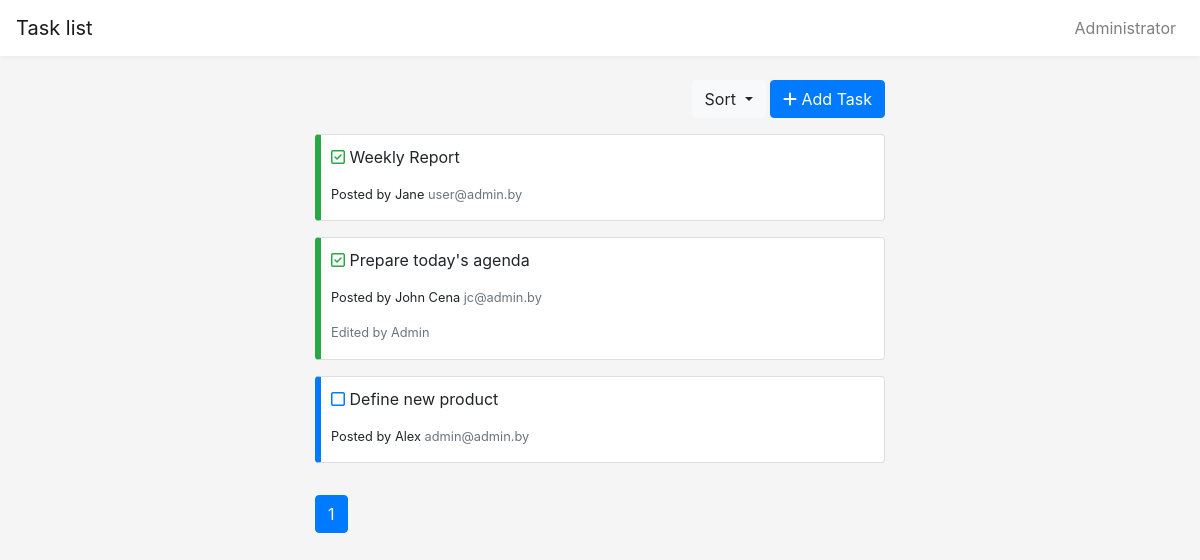
The app's page /?order_by=email_desc with its own data.
### tables this page shows
CREATE TABLE `task` (
  `id` int(11) NOT NULL,
  `content` text NOT NULL,
  `author_name` varchar(128) NOT NULL,
  `author_email` varchar(128) NOT NULL,
  `status` enum('created','completed') NOT NULL DEFAULT 'created',
  `edited` tinyint(1) NOT NULL DEFAULT '0'
);

### app/controllers/TaskController.php (called while the page is built, shortened)
<?php
final class TaskController extends Controller
{
    public function indexAction()
    {
        $pagination = new Paginator($this->route, $this->model->countAll());
        $this->view->render('Task list', [
            'pagination' => $pagination->get(),
            'tasks' => $this->model->findAll($this->route, ($this->route['get']['order_by'] ?? '')),
        ]);
    }
}

### index.php (called while the page is built, shortened)
<?php
spl_autoload_register(function ($class) {
    $path = str_replace('\\', '/', $class.'.php');
});
$router = new Router();
$router->run();

### app/lib/Db.php (called while the page is built, shortened)
<?php
final class Db
{
    private $db;
    public function __construct()
    {
        $config = require 'config/db.php';
        $this->db = new PDO('mysql:host='.$config['host'].';dbname='.$config['dbname'].';port='.$config['port'].';charset='.$config['charset'], $config['user'], $config['password']);
        $this->db->setAttribute(PDO::ATTR_EMULATE_PREPARES, false);
        $this->db->setAttribute(PDO::ATTR_STRINGIFY_FETCHES, false);
    }
    public function query($sql, $params = [])
    {
        $stmt = $this->db->prepare($sql);
        if (!empty($params)) {
            foreach ($params as $key => $val) {
                if (\is_int($val)) {
                    $type = PDO::PARAM_INT;
                } elseif (\is_bool($val)) {
                    $type = PDO::PARAM_BOOL;
                } else {
                    $type = PDO::PARAM_STR;
                }
                $stmt->bindValue(':'.$key, $val, $type);
            }
        }
        $stmt->execute();
        return $stmt;
    }
    public function row($sql, $params = [])
    {
        $result = $this->query($sql, $params);
        return $result->fetchAll(PDO::FETCH_ASSOC);
    }
    public function column($sql, $params = [])
    {
        $result = $this->query($sql, $params);
        return $result->fetchColumn();
    }
}

### config/db.php (called while the page is built)
<?php
return [
    'host' => 'localhost',
    'dbname' => 'taskbook',
    'user' => 'root',
    'password' => '',
    'port' => '3306',
    'charset' => 'utf8mb4',
];

### app/models/Task.php (called while the page is built, shortened)
<?php
final class Task extends Model
{
    public function countAll(): int
    {
        return $this->db->column('SELECT COUNT(id) FROM task');
    }
    public function findAll(array $route, string $order = 'id DESC')
    {
        if ($order === 'name') {
            $order = 'author_name';
        } elseif ($order === 'name_desc') {
            $order = 'author_name DESC';
        } elseif ($order === 'email') {
            $order = 'author_email';
        } elseif ($order === 'email_desc') {
            $order = 'author_email DESC';
        } elseif ($order === 'status') {
            $order = 'status';
        } else {
            $order = 'id DESC';
        }
        $max = 3;
        $params = [
            'max' => $max,
            'start' => ((($route['page'] ?? 1) - 1) * $max),
        ];
        return $this->db->row('SELECT * FROM task ORDER by '.$order.' LIMIT :start, :max', $params);
    }
}

### app/core/Controller.php (called while the page is built, shortened)
<?php
abstract class Controller
{
    public function __construct($route)
    {
        $this->route = $route;
        $this->model = $this->loadModel($route['controller']);
    }
    public function loadModel(string $name)
    {
        $path = 'app\models\\'.ucfirst($name);
        if (class_exists($path)) {
            return new $path();
        }
    }
}

### app/core/Model.php (called while the page is built, shortened)
<?php
abstract class Model
{
    public function __construct()
    {
        $this->db = new Db();
    }
}

### resources/views/task/index.php (the view, shortened to what this page needs)
<?php require __DIR__.'/../layouts/partials/_filter.php'; ?>
<ul class="todo-list mb-3">
    <?php foreach ($tasks as $task): ?>
        <li class="card <?= ($task['status'] === 'completed') ? 'completed' : ''; ?>">
            <p>
                <?php if ($task['status'] === 'completed'): ?>
                    <i class="far fa-check-square text-success" title="Completed"></i>
                <?php else: ?>
                    <i class="far fa-square text-primary" title="New"></i>
                <?php endif; ?>
                <?php echo htmlspecialchars($task['content']); ?>
            </p>
            <p class="small">
                Posted by <?php echo htmlspecialchars($task['author_name']); ?>
                <span class="text-muted">
                        <?php echo htmlspecialchars($task['author_email']); ?>
                    </span>
            </p>
            <?php if ((int) $task['edited'] === 1): ?>
                <p class="small text-muted">Edited by Admin</p>
            <?php endif; ?>
        </li>
    <?php endforeach; ?>
</ul>
<?php echo $pagination; ?>

### public/css/app.css (style rules this page uses)
body { background-color: #f5f5f5; }
.todo-list { margin: 0; padding: 0; list-style: none; overflow: auto; }
.todo-list > li { padding: 10px 10px 0 10px; margin-bottom: 16px; border-left: 6px solid #007bff; }
.todo-list > li.card.completed { border-left-color: #28a745; }

### records on screen
task: status "completed" (drawn), content "Weekly Report", author_name "Jane", author_email "user@admin.by"
task: status "completed" (drawn), content "Prepare today's agenda", author_name "John Cena", author_email "jc@admin.by", edited "Edited by Admin"
task: status "created" (drawn), content "Define new product", author_name "Alex", author_email "admin@admin.by"
